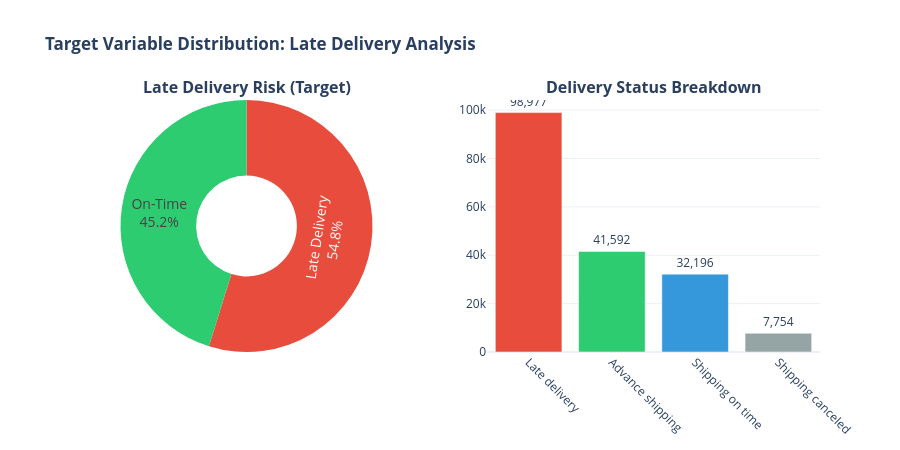

This figure's notebook cell:
### Code cell
# ============================================================
# 🎯 TARGET VARIABLE ANALYSIS (Dark Mode)
# ============================================================

target_col = 'late_delivery_risk'
target_dist = df_raw[target_col].value_counts()
target_pct = df_raw[target_col].value_counts(normalize=True) * 100

# Also get delivery status distribution
status_dist = df_raw['delivery_status'].value_counts()

fig = make_subplots(
    rows=1, cols=2,
    specs=[[{"type": "pie"}, {"type": "bar"}]],
    subplot_titles=('<b>Late Delivery Risk (Target)</b>', '<b>Delivery Status Breakdown</b>')
)

# Target pie chart (dark mode colors)
fig.add_trace(
    go.Pie(
        labels=['Late Delivery', 'On-Time'],
        values=[target_dist.get(1, 0), target_dist.get(0, 0)],
        hole=0.4,
        marker_colors=[STATUS_COLORS['late'], STATUS_COLORS['ontime']],
        textinfo='percent+label',
        textfont=dict(size=14, color=DARK_COLORS['text'])
    ),
    row=1, col=1
)

# Status bar chart (dark mode)
status_colors_map = {
    'Late delivery': STATUS_COLORS['late'],
    'Advance shipping': STATUS_COLORS['ontime'],
    'Shipping on time': DARK_COLORS['cyan'],
    'Shipping canceled': DARK_COLORS['text_secondary']
}
bar_colors = [status_colors_map.get(s, DARK_COLORS['text_secondary']) for s in status_dist.index]

fig.add_trace(
    go.Bar(
        x=status_dist.index,
        y=status_dist.values,
        marker_color=bar_colors,
        text=[f"{v:,}" for v in status_dist.values],
        textposition='outside',
        textfont=dict(color=DARK_COLORS['text'])
    ),
    row=1, col=2
)

fig.update_layout(
    height=450,
    title_text='<b>Target Variable Distribution: Late Delivery Analysis</b>',
    showlegend=False,
    paper_bgcolor=DARK_COLORS['background'],
    plot_bgcolor=DARK_COLORS['card']
)
fig.update_xaxes(tickangle=45, row=1, col=2, gridcolor=DARK_COLORS['surface'])
fig.update_yaxes(gridcolor=DARK_COLORS['surface'])
fig.show()

print(f"\n🎯 TARGET VARIABLE INSIGHTS:")
print(f"   • Late deliveries: {target_dist.get(1, 0):,} orders ({target_pct.get(1, 0):.1f}%)")
print(f"   • On-time deliveries: {target_dist.get(0, 0):,} orders ({target_pct.get(0, 0):.1f}%)")
print(f"   • Class ratio: 1:{target_dist.get(0, 1)/target_dist.get(1, 1):.2f} (slightly imbalanced)")

### Figure 1 — Plotly figure (JSON) as saved in the notebook; plotly's stock layout.template omitted (floating-point values rounded to 4 significant figures)
{"data": [{"domain": {"x": [0, 0.45], "y": [0, 1]}, "hole": 0.4, "labels": ["Late Delivery", "On-Time"], "marker": {"colors": ["#e74c3c", "#2ecc71"]}, "textfont": {"size": 14}, "textinfo": "percent+label", "type": "pie", "values": [98977, 81542]}, {"marker": {"color": ["#e74c3c", "#2ecc71", "#3498db", "#95a5a6"]}, "text": ["98,977", "41,592", "32,196", "7,754"], "textposition": "outside", "type": "bar", "x": ["Late delivery", "Advance shipping", "Shipping on time", "Shipping canceled"], "xaxis": "x", "y": [98977, 41592, 32196, 7754], "yaxis": "y"}], "layout": {"annotations": [{"font": {"size": 16}, "showarrow": false, "text": "<b>Late Delivery Risk (Target)</b>", "x": 0.225, "xanchor": "center", "xref": "paper", "y": 1, "yanchor": "bottom", "yref": "paper"}, {"font": {"size": 16}, "showarrow": false, "text": "<b>Delivery Status Breakdown</b>", "x": 0.775, "xanchor": "center", "xref": "paper", "y": 1, "yanchor": "bottom", "yref": "paper"}], "height": 450, "showlegend": false, "title": {"text": "<b>Target Variable Distribution: Late Delivery Analysis</b>"}, "xaxis": {"anchor": "y", "domain": [0.55, 1], "tickangle": 45}, "yaxis": {"anchor": "x", "domain": [0, 1]}}}
